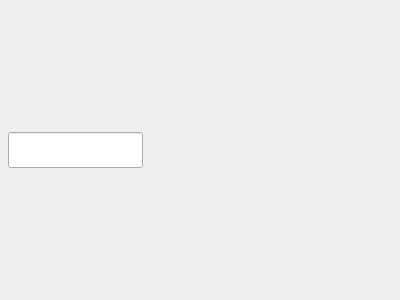
<?xml version="1.0" encoding="UTF-8"?>
<ui version="4.0">
 <class>LoginDialog</class>
 <widget class="QDialog" name="LoginDialog">
  <property name="geometry">
   <rect>
    <x>0</x>
    <y>0</y>
    <width>400</width>
    <height>300</height>
   </rect>
  </property>
  <property name="windowTitle">
   <string>Dialog</string>
  </property>
  <widget class="QLineEdit" name="lineEdit">
   <property name="geometry">
    <rect>
     <x>8</x>
     <y>132</y>
     <width>135</width>
     <height>36</height>
    </rect>
   </property>
  </widget>
 </widget>
 <resources/>
 <connections/>
</ui>
